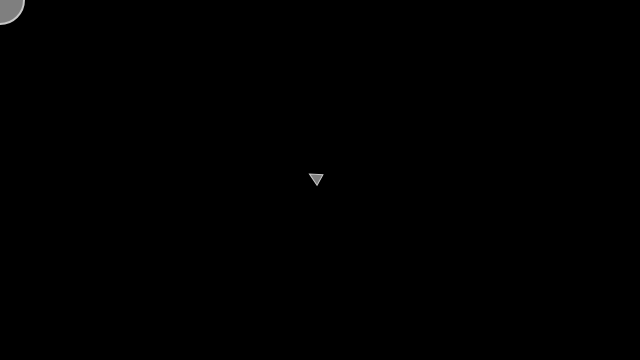
Frame 1 (no input)
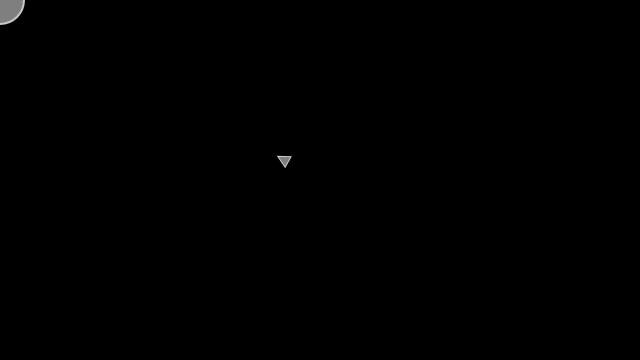
Frame 60 (no input)
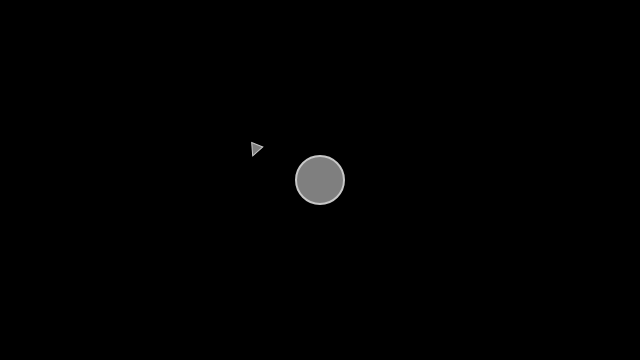
Frame 120 (the mouse pressed at the canvas centre since frame 60)

The p5.js sketch that drew these frames (run headless with seeded random() and noise() and a simulated clock; from frame 60 on, the mouse is pressed at the canvas centre):

// p5.js sketch
// ── sketch.js
let v;

function setup(){

  createCanvas(640,360);
  v = new Vehicle(width/2,height/2);
  console.log(v);

}

function draw(){
  background(0);

  let mouse = createVector(mouseX, mouseY);


  fill(127);
  stroke(200);
  strokeWeight(2);
  ellipse(mouse.x, mouse.y, 48, 48);
  v.seek(mouse);
  v.update();
  v.display();


}
// ── veihcle.js
class Vehicle{

  constructor(x,y){
    this.velocity = createVector(0,0);
    this.acceleration = createVector(0,0);
    this.position = createVector(x,y);

    this.r = 6;
    this.maxSpeed =8;
    this.maxForce =0.02;
  }



  seek(target){

    // We could add mass here if we want A = F / M

    var desired = p5.Vector.sub(target,this.position);

    desired.setMag(this.maxSpeed);

    // A method that calculates a steering force towards a target
      // STEER = DESIRED MINUS VELOCITY
    var steer = p5.Vector.sub(desired,this.velocity);

    steer.limit(this.maxForce); // Limit to maximum steering force

    this.applyForce(steer);
  }


  applyForce(force){

    this.acceleration.add(force)

  }

  update(){
    this.velocity.add(this.acceleration);
    this.velocity.limit(this.maxSpeed);
    this.position.add(this.velocity);

    this.acceleration.mult(0);
  }



  display(){

    let theta = this.velocity.heading() + PI /2;
    fill(127);
    stroke(200);
    strokeWeight(1);
    push();
    translate(this.position.x,this.position.y);
    rotate(theta);
    beginShape();
    vertex(0,-this.r*2);
    vertex(-this.r,0);
    vertex(this.r,0)
    endShape(CLOSE);
    pop();
    }


}
